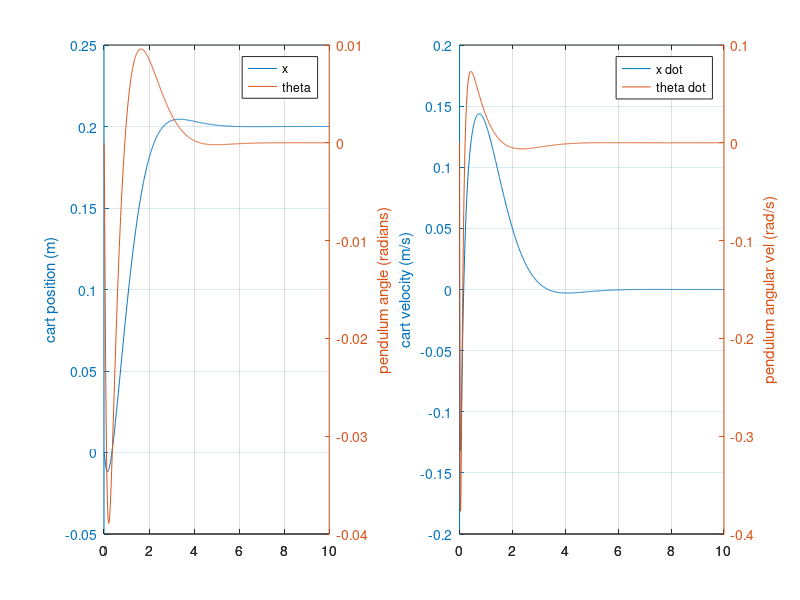
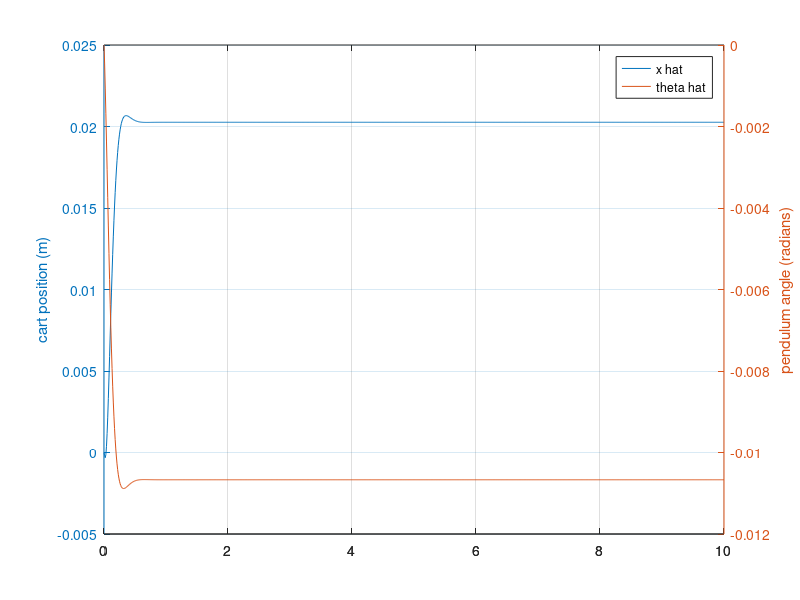

Recreate these plots in MATLAB, in order. (Note: this script raises an error after producing the figures.)
%%Inverted Pendulum State Space Model Analysis
%%Ryan Fielding
clc;
clear all;
close all;
global A B K L
%% Constants
M = .081;   %kg, cart mass
m = 0.088;  %kg, total pend. mass
b = 0.1;    %N/m/s, cart friction estimate
g = 9.81;   %m/s^2
l = 0.10;   %m, pend. length to CM.

%calculate pend. inertia
m_rod = 0.035;  %kg, rod mass
m_disk = 0.053; %kg, disk mass
r_disk = 0.037; %m, disk radius
I = (1/3)*m_rod*l^2 + 0.5*m_disk*r_disk^2 + m_disk*(2*l + r_disk)^2;  %kg.m^2

den = I*(M+m) + M*m*l^2; %denominator for the A and B matrices

%Matrices
A = [0      1              0           0;
     0 -(I+m*l^2)*b/den  (m^2*g*l^2)/den   0;
     0      0              0           1;
     0 -(m*l*b)/den       m*g*l*(M+m)/den  0];
B = [     0;
        I/den;
          0;
        m*l/den];
C = [1 0 0 0;
     0 0 1 0]; %x and theta are measurable states (potentiometer and optical encoder)
D = [0;
     0];


%% State modelling
states = {'x' 'x_dot' 'phi' 'phi_dot'};
inputs = {'u'};
outputs = {'x'; 'phi'};

sys_ss = ss(A,B,C,D,'statename',states,'inputname',inputs,'outputname',outputs);
sys_tf = tf(sys_ss);
polesOL = eig(A); %one in the right half plane, thus unstable

co = ctrb(sys_ss);
ob = obsv(sys_ss);
controllability = rank(co); %rank of 4 = num of states, thus controllable.
observability = rank(ob); %rank of 4 = num states, thus observable.

%state feedback test
%poles1 = [ -10 + 5i -10-5i -4 -5]; %choose desired poles
%k = acker(A, B, poles1);
%eig(A-B*k); %check system poles

%% LQR Controller

Q = C'*C;
%Weights on error penalization for each state
Q(1,1) = 100; %x
Q(2,2) = 10; %x dot
Q(3,3) = 1000; %theta
Q(4,4) = 10; %theta dot
R = 1;

[K,S,P_Sys] = lqr(A,B,Q,R);
P_Sys

%model and simulate LQR controller on system
Ac = [(A-B*K)];
Bc = [B];
Cc = [C];
Dc = [D];

states = {'x' 'x_dot' 'phi' 'phi_dot'};
inputs = {'r'};
outputs = {'x'; 'phi'};

sys_cl = ss(Ac,Bc,Cc,Dc,'statename',states,'inputname',inputs,'outputname',outputs);

%% Observer based control
%Observer poles should be ~5-10 times the system LQR ctrl poles.
P_Obsv = 10*P_Sys;

L = place(A',C',P_Obsv)';

%display results for TIVA
A
B
C
D
K
L
A - B*K


%% Model and simulate observer feedback whole system
Ace = [(A-B*K) (B*K);
       zeros(size(A)) (A-L*C)];
Bce = [B;
       zeros(size(B))];
Cce = [Cc zeros(size(Cc))];
Dce = [0;0];

states = {'x' 'x_dot' 'phi' 'phi_dot' 'e1' 'e2' 'e3' 'e4'};
inputs = {'r'};
outputs = {'x'; 'phi'};

sys_est_cl = ss(Ace,Bce,Cce,Dce,'statename',states,'inputname',inputs,'outputname',outputs);
t = 0:0.01:10;
%to step input 0.2m
r = -2*ones(size(t));


f = figure('units','inch','position',[4,4,12,6]);
subplot(1,2,1);
[y,t,x]=lsim(sys_est_cl,r,t);
[AX,H1,H2] = plotyy(t,y(:,1),t,y(:,2),'plot');
set(get(AX(1),'Ylabel'),'String','cart position (m)')
set(get(AX(2),'Ylabel'),'String','pendulum angle (radians)')
%title('Step Response with Observer-Based State-Feedback Control')
hold on
grid on
legend('x', 'theta');

%plot dot states
subplot(1,2,2)
[AX2,H3,H4] = plotyy(t,x(:,2),t,x(:,4),'plot');
set(get(AX2(1),'Ylabel'),'String','cart velocity (m/s)')
set(get(AX2(2),'Ylabel'),'String','pendulum angular vel (rad/s)')
%title('Step Response with Observer-Based State-Feedback Control')
hold on
grid on
legend('x dot', 'theta dot');

saveas(f,'models.png');


%% Observer tuning
% 
Ao = [A-L*C];
Bo = [B];
Co = [C];
Do = [D];
states = {'x' 'x_dot' 'phi' 'phi_dot'};
inputs = {'r'};
outputs = {'x hat'; 'phi hat'};

sys_obsv = ss(Ao,Bo,Co,Do,'statename',states,'inputname',inputs,'outputname',outputs);
f2 = figure('units','inch','position',[4,4,12,6]);
[y,t,x]=lsim(sys_obsv,r,t);
[AX3,H13,H23] = plotyy(t,y(:,1),t,y(:,2),'plot');
set(get(AX3(1),'Ylabel'),'String','cart position (m)')
set(get(AX3(2),'Ylabel'),'String','pendulum angle (radians)')
%title('Step Response with Observer-Based State-Feedback Control')
hold on
grid on
legend('x hat', 'theta hat');

%% Save matrices to .h file for tiva
exportToC();
copyfile obsv.h '/Users/Ryan/Repos/inverted-pendulum/tiva/'
